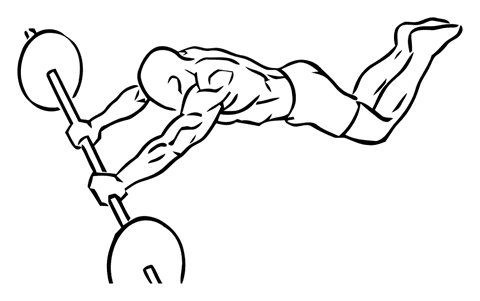
#> input picture app/src/main/assets/exercises/ab-rollout-on-knees-with-barbell-2.webp, 480 x 301 px
$ python -i exercise_art.py   (imports and definitions only)
#> lines starting #> are read from the running program, lines starting #| are printed output that depends on the picture
#> further down, picture is the input picture: PIL image 480x301 RGBA; mean R, G, B, A 0, 0, 0, 15
# /// script
# requires-python = ">=3.11"
# dependencies = ["pillow>=11", "cairosvg>=2.7"]
# ///
"""Builds the bundled exercise illustrations from two open line-art collections (CC BY-SA 4.0).

Every predefined exercise in ExerciseSeed.kt names an illustration with `art = "<slug>"`:
- `<slug>`: Everkinetic (https://github.com/everkinetic/data), start and end position;
- `wg-<slug>`: Workout Guide by Bryl Lim (https://github.com/bryllim/workout-guide), which extends
  Everkinetic in the same style; the frames used are listed in WORKOUT_GUIDE_FRAMES.
Both are downloaded from pinned commits. Each drawing becomes an alpha mask (so the app tints it
with the theme colour), is trimmed, scaled down and written to
`app/src/main/assets/exercises/<art>-1.webp` (and `-2.webp` when there is an end position).

Usage (from the repository root):  uv run tools/exercise_art.py [--check]
"""

from __future__ import annotations

import io
import re
import sys
import urllib.request
from pathlib import Path

from PIL import Image, ImageOps

ROOT = Path(__file__).resolve().parent.parent
SEED = ROOT / "app/src/main/java/io/github/luannamorim/myfit/data/db/seed/ExerciseSeed.kt"
OUT = ROOT / "app/src/main/assets/exercises"

EVERKINETIC_SHA = "446bb9a3d0c3beb6b84f7c9d77dfc8af707a2ab6"
EK_RAW = f"https://raw.githubusercontent.com/everkinetic/data/{EVERKINETIC_SHA}"

WORKOUT_GUIDE_SHA = "aac599224bb9780305239607ef98540b7e0ce389"
WG_RAW = f"https://raw.githubusercontent.com/bryllim/workout-guide/{WORKOUT_GUIDE_SHA}/packages/workout-guide/assets"

# Workout Guide has three frames per exercise; these are the (start, end) frames used. The
# skipped ones repeat a position or were traced with doubled outlines. A static hold has one.
WORKOUT_GUIDE_FRAMES = {
    "burpee": (1, 3),
    "cable-lateral-raise": (2, 1),
    "cycling": (1, 3),
    "elliptical": (1, 2),
    "face-pull": (3, 1),
    "farmer-carry": (1, 3),
    "goblet-squat": (3, 1),
    "hip-thrust": (3, 1),
    "jump-rope": (1, 2),
    "kettlebell-romanian-deadlift": (3, 1),
    "kettlebell-swing": (3, 1),
    "machine-row": (3, 1),
    "pike-push-up": (3, 1),
    "plank": (1,),
    "rowing": (3, 1),
    "running": (1, 2),
    "single-leg-calf-raise": (1, 2),
    "single-leg-romanian-deadlift": (1,),
    "stair-climber": (1, 3),
    "wrist-curl": (1, 2),
}

# Slugs whose drawings live only under dist/png/<id>-{relaxation,tension}.png.
DIST_ONLY = {
    "biceps-curls-with-barbell": "0211",
    "alternating-biceps-curl-with-dumbbell": "0223",
    "biceps-hammer-curl-with-dumbbell": "0227",
    "concentration-curls-with-dumbbell": "0220",
    "cross-body-crunch": "0289",
    "seated-calf-raise-using-machine": "0279",
    "triceps-kickback-with-dumbbell": "0204",
    "tate-press-with-dumbbell": "0203",
    "biceps-curl-with-machine": "0253",
    "decline-crunch": "0292",
}

# Everkinetic drawings missing from the repository, taken from the copies published by wger.de
# (same artwork, licensed there as CC BY-SA 3.0).
WGER = {
    "bent-over-row-with-barbell": (
        "https://wger.de/media/exercise-images/109/Barbell-rear-delt-row-1.png",
        "https://wger.de/media/exercise-images/109/Barbell-rear-delt-row-2.png",
    ),
}

MAX_SIDE = 480  # px; drawn at most ~200 dp wide on screen
MARGIN = 0.04


def slugs() -> list[str]:
    found = re.findall(r'art\s*=\s*"([a-z0-9-]+)"', SEED.read_text(encoding="utf-8"))
    return sorted(set(found))


# [24 lines left out: functions sources, fetch, not called in this run]


def to_mask(img: Image.Image) -> Image.Image:
    """Black lines on white (or a ready mask) → opaque lines on transparency, trimmed and scaled."""
    if img.mode == "L" and img.info.get("mask"):
        alpha = img
    else:
        if img.mode in ("RGBA", "LA") or (img.mode == "P" and "transparency" in img.info):
            rgba = img.convert("RGBA")
            white = Image.new("RGBA", rgba.size, "white")
#> white: PIL image 480x301 RGBA; every value is 255
            white.alpha_composite(rgba)
            img = white
        lum = img.convert("L")
        alpha = ImageOps.invert(lum).point(lambda v: 0 if v < 24 else min(255, int(v * 1.15)))
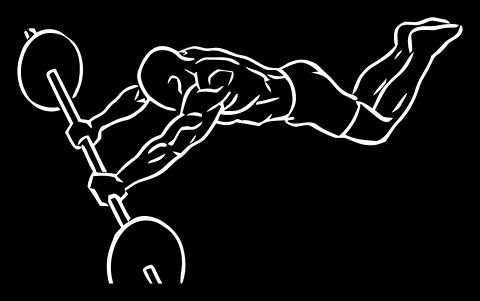
#> alpha: PIL image 480x301 L; min 0, max 255, mean 15.7
    box = alpha.getbbox()
#> box = (17, 17, 463, 284)
    if box is None:
        raise ValueError("empty drawing")
    alpha = alpha.crop(box)
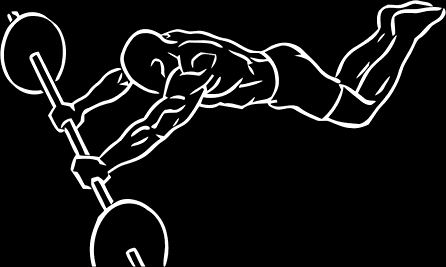
#> alpha: PIL image 446x267 L; min 0, max 255, mean 19.1
    pad = int(max(alpha.size) * MARGIN)
#> pad = 17
    canvas = Image.new("L", (alpha.width + 2 * pad, alpha.height + 2 * pad), 0)
#> canvas: PIL image 480x301 L; every value is 0
    canvas.paste(alpha, (pad, pad))
    canvas.thumbnail((MAX_SIDE, MAX_SIDE), Image.Resampling.LANCZOS)
    # 16 alpha levels are plenty for anti-aliased line art and halve the file size.
    step = 255 / 15
    canvas = canvas.point(lambda v: int(round(round(v / step) * step)))
    out = Image.new("RGBA", canvas.size, (0, 0, 0, 0))
#> out: PIL image 480x301 RGBA; every value is 0
    out.putalpha(canvas)
    return out


# [25 lines left out: function main, not called in this run]


# [2 lines not run here, left out]

>>> from PIL import Image
>>> picture = Image.open('../app/src/main/assets/exercises/ab-rollout-on-knees-with-barbell-2.webp')
>>> result = to_mask(picture)

$ run again, on app/src/main/assets/exercises/bench-dips-1.webp
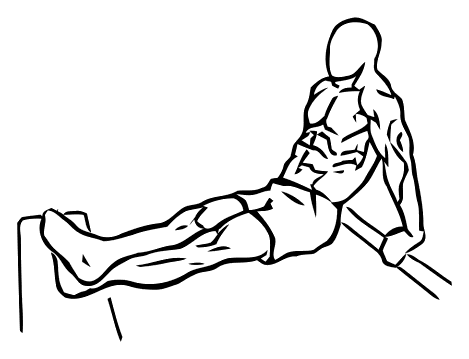
#> input picture app/src/main/assets/exercises/bench-dips-1.webp, 469 x 359 px
#> picture is the input picture: PIL image 469x359 RGBA; mean R, G, B, A 0, 0, 0, 18.3
#> in to_mask, `alpha = ImageOps.invert(lum).point(lambda v: 0 if v < 24 else min(255,..`:
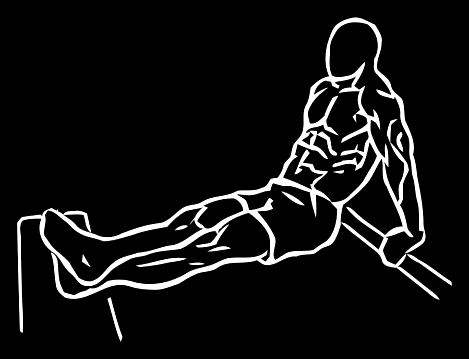
#> alpha: PIL image 469x359 L; min 0, max 255, mean 18.8
#> box = (17, 17, 452, 342)
#> in to_mask, `alpha = alpha.crop(box)`:
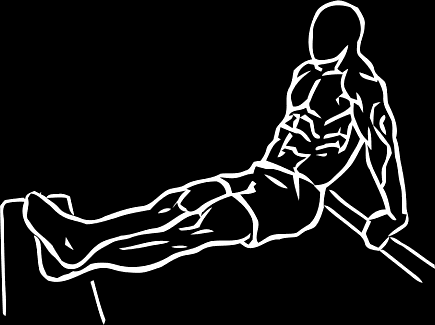
#> alpha: PIL image 435x325 L; min 0, max 255, mean 22.4

$ run again, on app/src/main/assets/exercises/bench-dips-2.webp
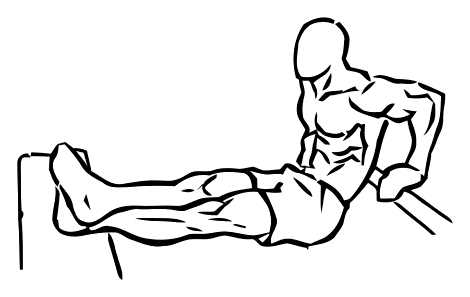
#> input picture app/src/main/assets/exercises/bench-dips-2.webp, 470 x 297 px
#> picture is the input picture: PIL image 470x297 RGBA; mean R, G, B, A 0, 0, 0, 21.4
#> in to_mask, `alpha = ImageOps.invert(lum).point(lambda v: 0 if v < 24 else min(255,..`:
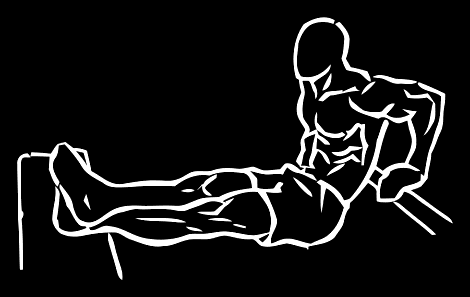
#> alpha: PIL image 470x297 L; min 0, max 255, mean 22.1
#> box = (17, 17, 453, 280)
#> in to_mask, `alpha = alpha.crop(box)`:
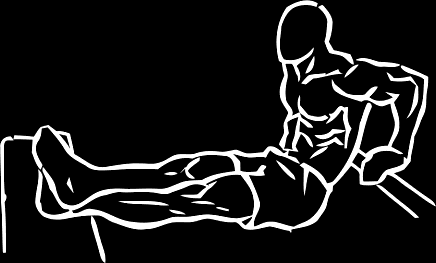
#> alpha: PIL image 436x263 L; min 0, max 255, mean 26.9

$ run again, on app/src/main/assets/exercises/bench-press-2.webp
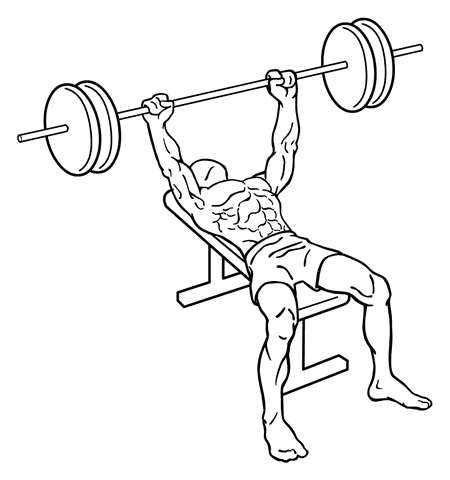
#> input picture app/src/main/assets/exercises/bench-press-2.webp, 450 x 480 px
#> picture is the input picture: PIL image 450x480 RGBA; mean R, G, B, A 0, 0, 0, 13.1
#> in to_mask, `alpha = ImageOps.invert(lum).point(lambda v: 0 if v < 24 else min(255,..`:
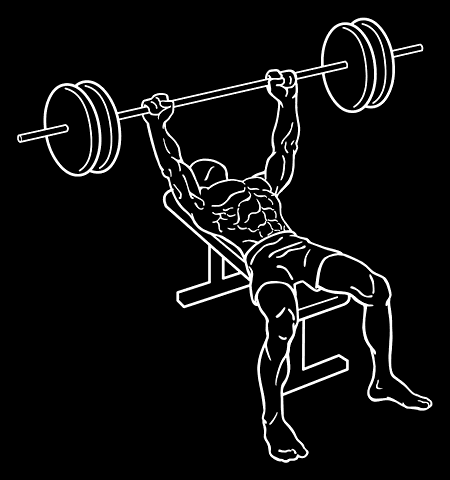
#> alpha: PIL image 450x480 L; min 0, max 255, mean 13.9
#> box = (17, 17, 433, 463)
#> in to_mask, `alpha = alpha.crop(box)`:
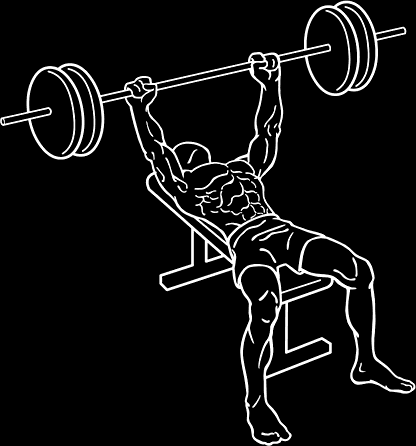
#> alpha: PIL image 416x446 L; min 0, max 255, mean 16.1
